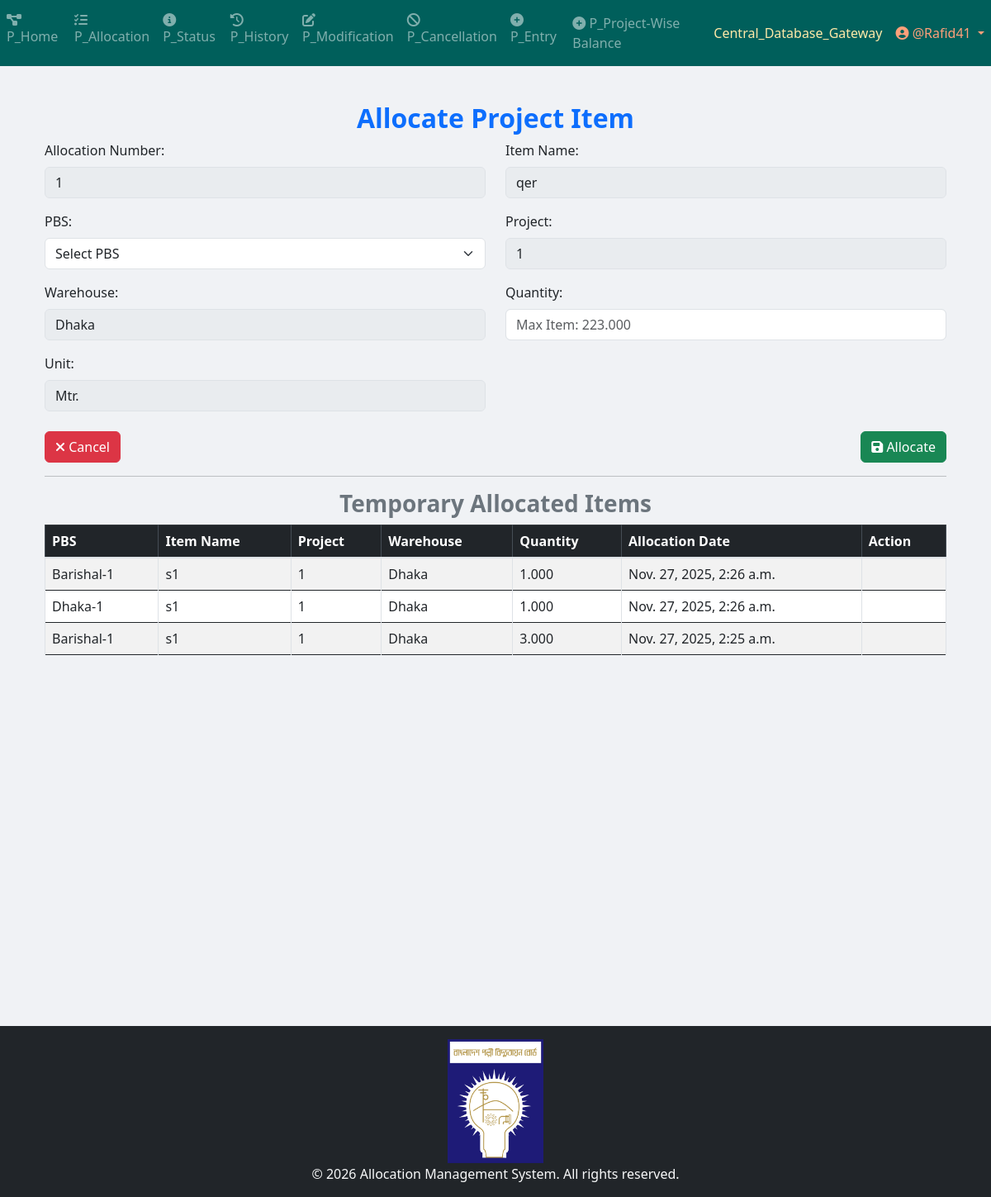
/project/project_allocation/allocate_item/1/12/ (signed in), run on an earlier commit of the app's database.
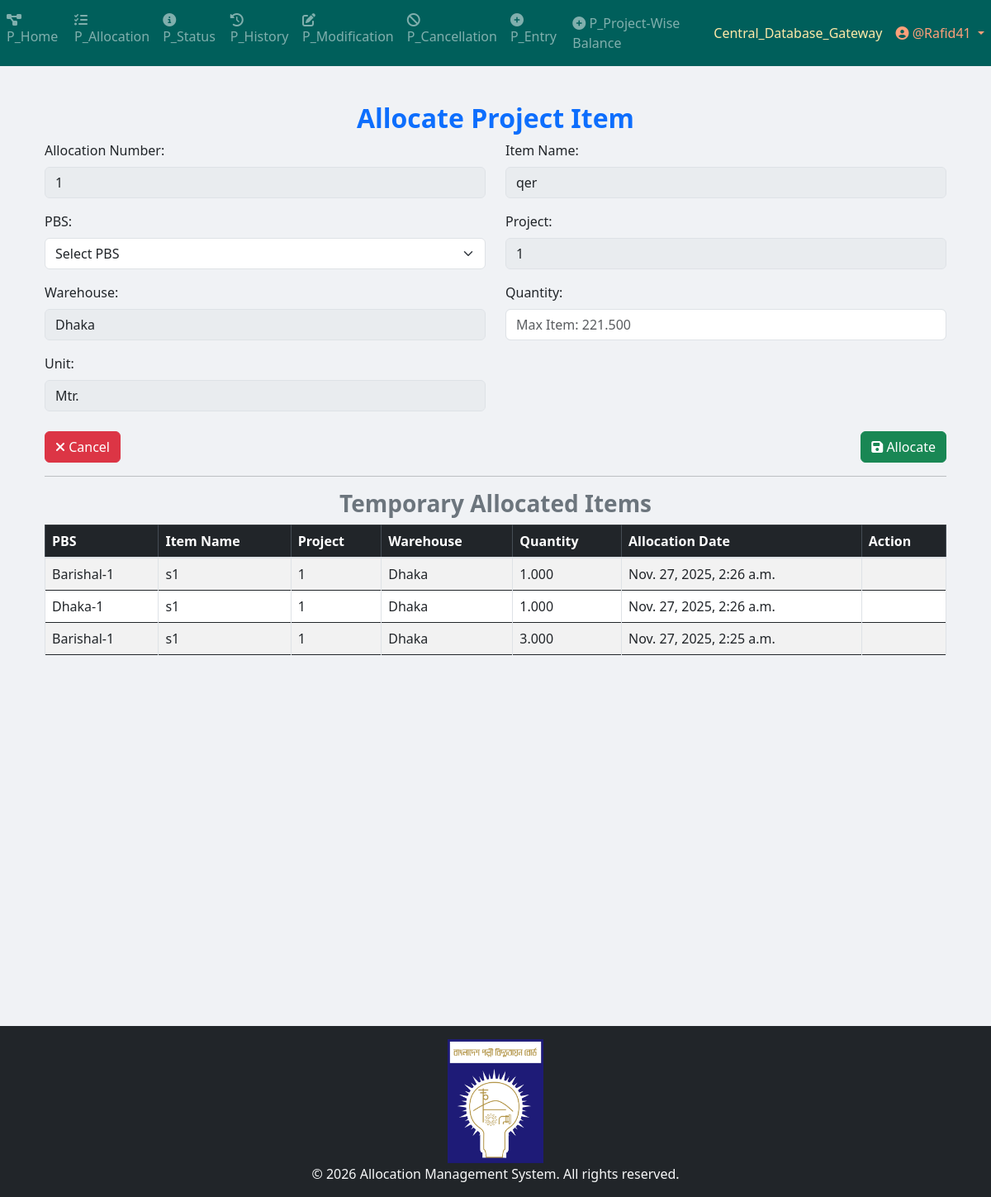
And on a later commit of the database.
### Project_App_Entry/models.py (models this page shows, shortened)
class Project_Item(models.Model):
    WAREHOUSE_CHOICES = [
        ("Dhaka", "Dhaka"),
        ("Khulna", "Khulna"),
        ("Chittagong", "Chittagong"),
    ]
    UNIT_CHOICES = [
        ("Nos.", "Nos."),
        ("Mtr.", "Mtr."),
        ("Km.", "Km."),
        ("Set.", "Set."),
        ("Pair.", "Pair."),
        ("Kg", "Kg"),
        ("Lot", "Lot"),
        ("Pcs", "Pcs"),
        ("Coil", "Coil"),
        ("Box", "Box"),
        ("Feet", "Feet"),
        ("Liter", "Liter"),
        ("m3", "m3"),
        ("m2", "m2"),
        ("Ream", "Ream"),
        ("Bundle", "Bundle"),
        ("Carton", "Carton"),
    ]
    name = models.CharField(max_length=255)
    description = models.TextField(blank=True, null=True)
    warehouse = models.CharField(
        max_length=50, choices=WAREHOUSE_CHOICES, default="Dhaka"
    )
    unit_of_item = models.CharField(
        max_length=100, choices=UNIT_CHOICES, default="Nos."
    )  # Updated field
    quantity_of_item = models.DecimalField(
        max_digits=20,
        decimal_places=3,
        default=0.00
    )
    project = models.ForeignKey(
        Project,
        on_delete=models.SET_NULL,
        related_name="project_of_item",
        null=True,
    )
    created_at = models.DateTimeField(default=timezone.now)
    comments = models.TextField(blank=True, null=True)
    remarks_for_projectWiseBalance = models.TextField(blank=True, null=True)

class Project(models.Model):
    projectId = models.TextField(unique=True)

### Project_App_Allocation/views/Allocation_view.py (the view)
# urls.py: path('allocate_item/<int:allocation_id>/<int:item_id>/', views.allocate_item, name="allocate_item"),
@login_required
def allocate_item(request, allocation_id, item_id):
    item = get_object_or_404(Item, id=item_id)
    allocation_no_obj = get_object_or_404(Allocation_Number, id=allocation_id)
    pbss = PBS.objects.all()
    if request.method == "POST":
        form = TemporaryAllocationForm(request.POST)
        pbs_id = request.POST.get("pbs")
        quantity_str = request.POST.get("quantity")
        try:
            quantity = Decimal(quantity_str)
        except (TypeError, ValueError, InvalidOperation):
            messages.error(request, "Invalid quantity entered.")
            return redirect(
                "Project_App_Allocation:allocate_item",
                allocation_no=allocation_id,
                item_id=item.id,
            )
        existing_allocations = Temporary_Allocation.objects.filter(
            allocation_no=allocation_no_obj, item_primary_key=item.id
        )
        total_allocated = sum(existing.quantity for existing in existing_allocations)
        if quantity > item.quantity_of_item:
            messages.error(request, "Total allocated quantity exceeds available stock!")
        elif quantity <= 0:  # ✅ also catches negative values
            messages.error(request, "Quantity must be greater than zero.")
        elif not pbs_id:
            messages.error(request, "Please select a valid PBS before submitting.")
        else:
            allocation = form.save(commit=False)
            allocation.item = item
            allocation.item_primary_key = item.id
            allocation.project = item.project
            allocation.warehouse = item.warehouse
            allocation.pbs = get_object_or_404(PBS, id=pbs_id)
            allocation.allocation_no = allocation_no_obj
            allocation.unit_of_item = item.unit_of_item
            allocation.quantity = quantity  # ✅ store Decimal quantity
            if item.quantity_of_item >= quantity:
                allocation.save()
                item.quantity_of_item -= quantity
                item.save()
                messages.success(request, "Item allocated successfully!")
            else:
                messages.error(request, "Not enough stock available for allocation.")
            return redirect(
                "Project_App_Allocation:Search_and_Select", allocation_id=allocation_id
            )
    else:
        form = TemporaryAllocationForm()
    allocations = Temporary_Allocation.objects.filter(
        allocation_no=allocation_no_obj
    ).order_by("-created_at")
    return render(
        request,
        "Project_Templates/Project_App_Allocation/allocate_item.html",
        {
            "form": form,
            "item": item,
            "allocation_no_obj": allocation_no_obj,
            "pbss": pbss,
            "allocations": allocations,
        },
    )

### Project_App_Allocation/forms.py
class TemporaryAllocationForm(forms.ModelForm):
    class Meta:
        model = Temporary_Allocation
        fields = ['allocation_no', 'quantity']

### App_Admin_Panel/templatetags/nav_CDB_links_loader.py (called while the page is built)
@register.simple_tag
def external_link_from_static(filename):
    subpath = filename
    if not subpath.startswith("links" + os.sep) and not subpath.startswith("links/"):
        subpath = os.path.join("links", filename)
    file_path = find(subpath)
    if not file_path:
        return ""
    try:
        with open(file_path, "r", encoding="utf-8") as f:
            return f.read().strip()
    except Exception:
        return ""

### templates/Project_Templates/Project_App_Allocation/allocate_item.html (shortened to what this page needs)
{% extends 'base.html' %}
{% load crispy_forms_tags %}
{% load static %}
{% block body_block %}
<div class="container mt-4">
    <h2 class="text-primary text-center"><b>Allocate Project Item</b></h2>
    <form method="POST">
        <div class="row">
            <div class="col-md-6">
                <label>Allocation Number:</label>
                <input type="text" class="form-control" value="{{ allocation_no_obj.allocation_no }}" readonly>
            </div>
            <div class="col-md-6">
                <label>Item Name:</label>
                <input type="text" class="form-control" value="{{ item.name }}" readonly>
            </div>
        </div>
        <div class="row mt-3">
            <div class="col-md-6">
                <label>PBS:</label>
                <select name="pbs" class="form-select" required>
                    <option value="">Select PBS</option>
                </select>
            </div>
            <div class="col-md-6">
                <label>Project:</label>
                <input type="text" class="form-control" value="{{ item.project.projectId }}" readonly>
            </div>
        </div>
        <div class="row mt-3">
            <div class="col-md-6">
                <label>Warehouse:</label>
                <input type="text" class="form-control" value="{{ item.warehouse }}" readonly>
            </div>
            <div class="col-md-6">
                <label>Quantity:</label>
                <input type="number" name="quantity" class="form-control" step="0.001" min="0" placeholder="Max Item: {{ item.quantity_of_item }}" required>
            </div>
        </div>
        <div class="row mt-3">
            <div class="col-md-6">
                <label>Unit:</label>
                <input type="text" class="form-control" value="{{ item.unit_of_item }}" readonly>
            </div>
        </div>
        <div class="row mt-4 d-flex justify-content-between">
            <div class="col-md-6 text-start">
                <a href="{% url 'Project_App_Allocation:Search_and_Select' allocation_no_obj.id  %}" class="btn btn-danger">
                    <i class="fas fa-times"></i> Cancel
                </a>
            </div>
            <div class="col-md-6 text-end">
                <button type="submit" class="btn btn-success">
                    <i class="fas fa-save"></i> Allocate
                </button>
            </div>
        </div>
    </form>
    <hr>
    <h3 class="text-center text-secondary"><b>Temporary Allocated Items</b></h3>
    <div class="table-responsive" style="max-height: 400px; overflow-y: auto;">
        <table class="table table-bordered table-striped">
            <thead class="table-dark">
                <tr>
                    <th>PBS</th>
                    <th>Item Name</th>
                    <th>Project</th>
                    <th>Warehouse</th>
                    <th>Quantity</th>
                    <th>Allocation Date</th>
                    <th>Action</th>
                </tr>
            </thead>
            <tbody>
                {% for allocation in allocations %}
                <tr>
                    <td>{{ allocation.pbs.name }}</td>
                    <td>{{ allocation.item.name }}</td>
                    <td>{{ allocation.project.projectId }}</td>
                    <td>{{ allocation.warehouse }}</td>
                    <td>{{ allocation.quantity }}</td>
                    <td>{{ allocation.created_at }}</td>
                    <td class="text-center">
                    </td>
                </tr>
                {% empty %}
                <tr>
                    <td colspan="9" class="text-center text-danger">No Allocations Found</td>
                </tr>
                {% endfor %}
            </tbody>
        </table>
    </div>
</div>
{% endblock %}

What changed in the data, as far as the page shows it:
changed Project_Item "qer": quantity "Max Item: 223.000" → "Max Item: 221.500"
